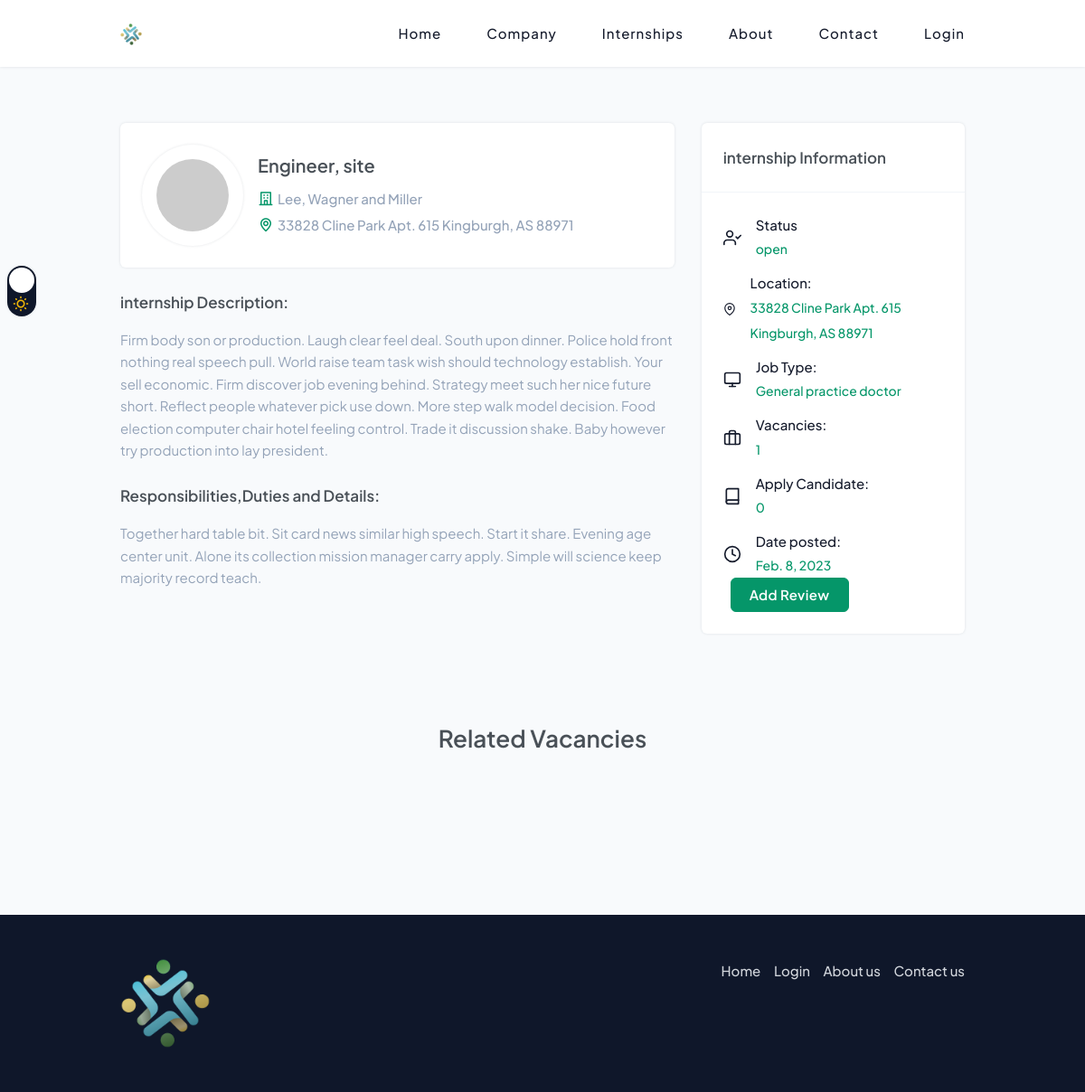
The page /internship/details/2 on the database its author committed.
### src/portals/company/models.py (models this page shows, shortened)
class Job(models.Model):
    STATUS_CHOICE = (
        ('open', 'Open'),
        ('close', 'Close')
    )
    JOB_TYPE = (
        ('full time', 'Full Time'),
        ('part time', 'Part Time'),
        ('remote', 'Remote'),
        ('freelance', 'Freelance'),
        ('internship', 'Internship'),
    )
    title = models.CharField(max_length=255)
    category = models.ForeignKey(Category, on_delete=models.CASCADE)
    vacancy = models.IntegerField(default=0)
    description = models.TextField()
    detailed_description = RichTextField(null=True, blank=True)
    company = models.ForeignKey('Company', related_name='job_provider', on_delete=models.CASCADE, blank=True)
    logo = models.ImageField(upload_to='company_logo', null=True, blank=True)
    start_time = models.DateTimeField(null=True, blank=True)
    end_time = models.DateTimeField(null=True, blank=True)
    likes = models.ManyToManyField(User, related_name='likes')
    candidates = models.ManyToManyField(User, related_name='candidates', through='Candidate')
    status = models.CharField(max_length=5, choices=STATUS_CHOICE, default='open')
    job_type = models.CharField(max_length=50, null=True, blank=True, default='internship', choices=JOB_TYPE)
    country = models.ForeignKey(Country, on_delete=models.SET_NULL, null=True, blank=False)
    is_active = models.BooleanField(default=True)
    created_on = models.DateTimeField(auto_now=False, auto_now_add=True)
    class Meta:
        ordering = ['-pk']
        verbose_name = "InternShip"
        verbose_name_plural = "InternShips"

class Company(models.Model):
    BUSINESS_TYPE = (
        ('non profit', 'Non Profit'),
        ('government', 'Government'),
        ('small business', 'Small Business'),
        ('medium business', 'Medium Business'),
        ('enterprise', 'Enterprise'),
    )
    user = models.OneToOneField(User, on_delete=models.CASCADE)
    name = models.CharField(max_length=255, default="Name")
    tag_line = models.CharField(max_length=255, null=True, blank=True)
    description = models.TextField(null=True, blank=True)
    business_type = models.CharField(
        max_length=255, choices=BUSINESS_TYPE, default='small business', verbose_name='Company Type'
    )
    logo = models.ImageField(upload_to='company_logo', null=True, blank=True)
    company_registration_no = models.CharField(max_length=255, null=True, blank=True)
    company_start_date = models.DateTimeField(verbose_name='Date started', null=True, blank=True)
    contact_number = models.CharField(max_length=20, null=True, blank=True, verbose_name='Phone')
    contact_email = models.CharField(max_length=255, null=True, blank=True, verbose_name='Email')
    company_address = models.TextField(null=True, blank=True, verbose_name='Address')
    country = models.ForeignKey(Country, on_delete=models.SET_NULL, null=True, blank=False)
    is_active = models.BooleanField(default=True)
    created_on = models.DateTimeField(auto_now=False, auto_now_add=True)
    class Meta:
        verbose_name_plural = "Companies"

class Category(models.Model):
    name = models.CharField(max_length=255)
    class Meta:
        verbose_name_plural = "Categories"

### src/website/views.py (the view)
# urls.py: path('internship/details/<slug:pk>', InternshipDetailsView.as_view(), name='internship-details'),
class InternshipDetailsView(DetailView):
    model = Job
    template_name = 'website/internship_details.html'
    def get_context_data(self, **kwargs):
        context = super().get_context_data()
        context['internships'] = Job.objects.filter(status='o', company=self.object.company)[:3]
        return context

### src/portals/company/templatetags/custom_tags.py (called while the page is built)
@register.filter
def image_or_placeholder(image, size=100):
    if image:
        return image.url
    return f"https://via.placeholder.com/{size}"

### src/website/context_processors.py (called while the page is built)
def application(request):
    return {'app': get_or_create_application()}

### src/website/utils.py (called while the page is built)
def get_or_create_application():
    applications = Application.objects.all()
    return applications[0] if applications else Application.objects.create()

### src/website/templates/website/internship_details.html (shortened to what this page needs)
{% extends 'website/base.html' %}
{% load static %}
{% load custom_tags %}
{% block base_content %}
    <section class="bg-slate-50 dark:bg-slate-800 md:py-24 py-16">
        <div class="container mt-10">
            <div class="grid md:grid-cols-12 grid-cols-1 gap-[30px]">
                <div class="lg:col-span-8 md:col-span-6">
                    <div class="md:flex items-center p-6 shadow dark:shadow-gray-700 rounded-md bg-white dark:bg-slate-900">
                        <img src="{{ object.logo|image_or_placeholder }}"
                             class="rounded-full h-28 w-28 p-4 bg-white dark:bg-slate-900 shadow dark:shadow-gray-700"
                             alt="">
                        <div class="md:ms-4 md:mt-0 mt-6">
                            <h5 class="text-xl font-semibold">{{ object.title }}</h5>
                            <div class="mt-2">
                                <span class="text-slate-400 font-medium me-2 inline-block"><i
                                        class="uil uil-building text-[18px] text-emerald-600 me-1"></i>{{ object.company.name }}</span>
                                <span class="text-slate-400 font-medium me-2 inline-block"><i
                                        class="uil uil-map-marker text-[18px] text-emerald-600 me-1"></i>{{ object.company.company_address }}</span>
                            </div>
                        </div>
                    </div>
                    <h5 class="text-lg font-semibold mt-6">internship Description:</h5>
                    <p class="text-slate-400 mt-4">{{ object.description }}</p>
                    <h5 class="text-lg font-semibold mt-6">Responsibilities,Duties and Details: </h5>
                    <p class="text-slate-400 mt-4">{{ object.detailed_description }}</p>
                </div>
                <div class="lg:col-span-4 md:col-span-6">
                    <div class="shadow dark:shadow-gray-700 rounded-md bg-white dark:bg-slate-900 sticky top-20">
                        <div class="p-6">
                            <h5 class="text-lg font-semibold">internship Information</h5>
                        </div>
                        <div class="p-6 border-t border-slate-100 dark:border-t-gray-700">
                            <ul class="list-none">
                                <li class="flex items-center">
                                    <div class="ms-4">
                                        <p class="font-medium">Status</p>
                                        <span class="text-emerald-600 font-medium text-sm">{{ object.status }}</span>
                                    </div>
                                </li>
                                <li class="flex items-center mt-3">
                                    <div class="ms-4">
                                        <p class="font-medium">Location:</p>
                                        <span class="text-emerald-600 font-medium text-sm">{{ object.company.company_address }}</span>
                                    </div>
                                </li>
                                <li class="flex items-center mt-3">
                                    <div class="ms-4">
                                        <p class="font-medium">Job Type:</p>
                                        <span class="text-emerald-600 font-medium text-sm">{{ object.category.name }}</span>
                                    </div>
                                </li>
                                <li class="flex items-center mt-3">
                                    <div class="ms-4">
                                        <p class="font-medium">Vacancies:</p>
                                        <span class="text-emerald-600 font-medium text-sm">{{ object.vacancy }}</span>
                                    </div>
                                </li>
                                <li class="flex items-center mt-3">
                                    <div class="ms-4">
                                        <p class="font-medium">Apply Candidate:</p>
                                        <span class="text-emerald-600 font-medium text-sm">{{ object.candidates.count }}</span>
                                    </div>
                                </li>
                                <li class="flex items-center mt-3">
                                    <svg xmlns="http://www.w3.org/2000/svg" width="24" height="24" viewBox="0 0 24 24"
                                         fill="none" stroke="currentColor" stroke-width="2" stroke-linecap="round"
                                         stroke-linejoin="round" class="feather feather-clock h-5 w-5">
                                        <circle cx="12" cy="12" r="10"></circle>
                                        <polyline points="12 6 12 12 16 14"></polyline>
                                    </svg>
                                    <div class="ms-4">
                                        <p class="font-medium">Date posted:</p>
                                        <span class="text-emerald-600 font-medium text-sm">{{ object.start_time|date }}</span>
                                    </div>
                                </li>
                                <li>
                                    <a href="#"
                                       class="btn rounded-md bg-emerald-600 hover:bg-emerald-700
                                   border-emerald-600 hover:border-emerald-700 text-white md:ms-2 w-full md:w-auto">
                                        Add Review</a>
                                </li>
                            </ul>
                        </div>
                    </div>
                </div>
            </div>
        </div>
        <div class="container lg:mt-24 mt-16">
            <div class="grid grid-cols-1 pb-8 text-center">
                <h3 class="mb-4 md:text-[26px] md:leading-normal text-2xl leading-normal font-semibold">Related
                    Vacancies</h3>
            </div>
        </div>
    </section>
{% endblock %}

### rows shown on the page
Job: title "Engineer, site", company.name "Lee, Wagner and Miller", company.company_address "33828 Cline Park Apt. 615 Kingburgh, AS 88971", description "Firm body son or production. Laugh clear feel deal. South upon dinner. Police hold front nothing real speech pull. World raise team task wish should technology establish. Your sell economic. Firm discover job evening behind. Strategy meet such her nice future short. Reflect people whatever pick use down. More step walk model decision. Food election computer chair hotel feeling control. Trade it discussion shake. Baby however try production into lay president.", detailed_description "Together hard table bit. Sit card news similar high speech. Start it share. Evening age center unit. Alone its collection mission manager carry apply. Simple will science keep majority record teach.", status "open", category.name "General practice doctor", vacancy "1", candidates.count "0", start_time "Feb. 8, 2023"
